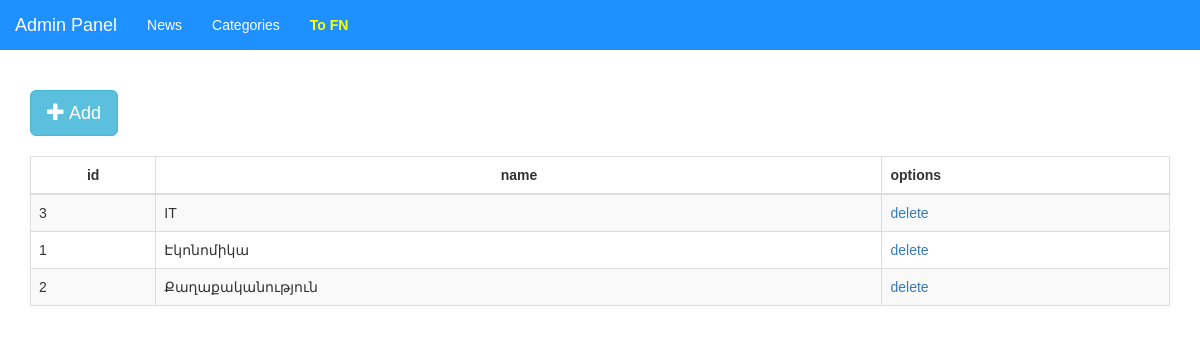
The page /panel.php?table=category on the database its author committed.
### tables this page shows
CREATE TABLE `category` (
  `id` int(10) UNSIGNED NOT NULL,
  `name` varchar(100) NOT NULL
);

### tools.php (called while the page is built, shortened)
<?php
require_once 'connect.php';
function getAll($table){
    $temp = [];
    global $conn;
    $sql = "SELECT * FROM " . $table;
    $result = $conn->query($sql);
    if ($result->num_rows > 0) {
        while($row = $result->fetch_assoc()) {
            $temp[] = $row;
        }
    }
    return $temp;
}

### panel.php (the view, shortened to what this page needs)
<?php
require_once 'tools.php';
if(isset($_GET['table'])){
    $table = $_GET['table'];
    $array = getAll($table);
}
?>
<!DOCTYPE html>
<html lang="en">
<head>
    <link rel="stylesheet" href="https://maxcdn.bootstrapcdn.com/bootstrap/3.3.6/css/bootstrap.min.css">
    <link href="CSS/style.css" rel="stylesheet">
</head>
<body>
    <?php
        include_once 'panel_header.php';
    ?>
    <div class="container">
        <div class="row">
            <div class="col-xs-12">
                <button type="button" class="btn btn-info btn-lg" data-toggle="modal" data-target="#myModal">
                    <span class="glyphicon glyphicon-plus"></span>
                    Add
                </button>
                <table class="table table-striped table-bordered">
                    <thead>
                        <?php
                            foreach ($array[0] as $key => $value){
                                echo '<th class="text-center">'. str_replace('_', ' ', $key) .'</th>';
                            }
                            echo '<th>options</th>';
                        ?>
                    </thead>
                    <tbody>
                        <?php
                            for ($i=0;$i<count($array);$i++){
                                echo '<tr>';
                                foreach ($array[$i] as $key => $value){
                                    if (strcmp($key, 'id') == 0){
                                        $col = $value;
                                    }
                                    if(
                                        preg_match('/\w.jpg/', $value) ||
                                        preg_match('/\w.png/', $value) ||
                                        preg_match('/\w.gif/', $value)
                                    ){
                                        echo '<td><img class="pic" src=" ' . PATH . $value . '"></td>';
                                    } else {
                                        echo '<td>' . $value . '</td>';
                                    }
                                }
                                echo '<td><a href="delete.php?table=' . $table . '&col='. $col . '">delete</a></td>';
                                echo '</tr>';
                            }
                        ?>
                    </tbody>
                </table>
            </div>
        </div>
    </div>
</body>
</html>

### CSS/style.css (style rules this page uses)
body { overflow-x: hidden; font-family: 'Lucida Grande', Verdana, Geneva, Lucida, Arial, Helvetica, sans-serif; }
.table { width: 100%!important; border-radius: 50px; border: 1px solid #ddd; }
.table td { vertical-align: middle!important; }
.btn { margin: 20px 0px!important; }

### rows shown on the page
category: id "3", name "IT"
category: id "1", name "Էկոնոմիկա"
category: id "2", name "Քաղաքականություն"

### other values the page prints
str_replace('_', ' ', $key) "id"
str_replace('_', ' ', $key) "name"
